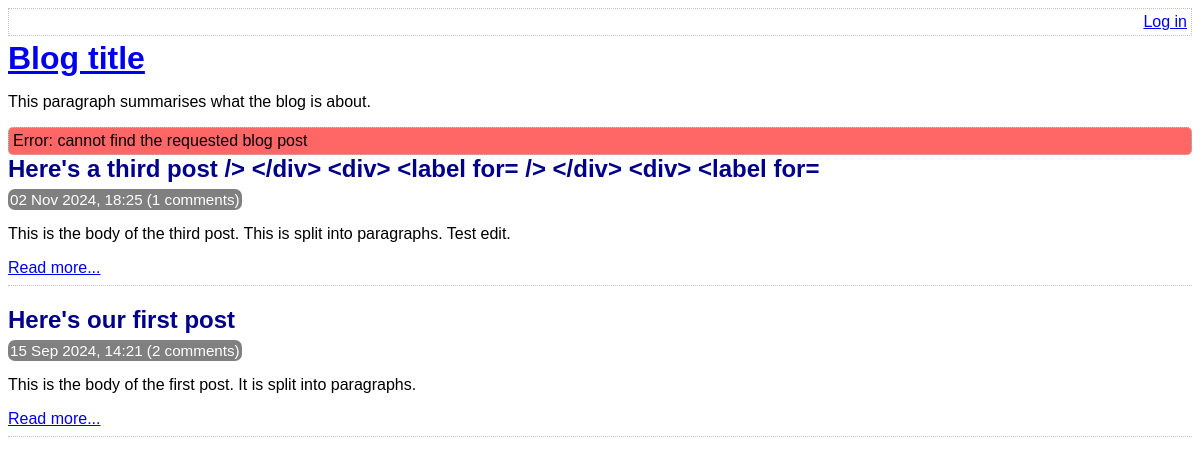
/index.php?not-found=1, run on the app's committed database.
### tables this page shows
CREATE TABLE post (
    id INTEGER PRIMARY KEY AUTOINCREMENT NOT NULL,
    title VARCHAR NOT NULL,
    body VARCHAR NOT NULL,
    user_id INTEGER NOT NULL,
    created_at VARCHAR NOT NULL,
    updated_at VARCHAR,
    FOREIGN KEY (user_id) REFERENCES user(id)
);

### lib/common.php (called while the page is built, shortened)
<?php
function htmlEscape($html)
{
    return htmlspecialchars($html, ENT_HTML5, 'UTF-8');
}
function convertSqlDate($sqlDate)
{
    $date = DateTime::createFromFormat('Y-m-d H:i:s', $sqlDate);
    return $date->format('d M Y, H:i');
}
function getAllPosts(PDO $pdo)
{
    $stmt = $pdo->query(
        'SELECT
            id, title, created_at, body
        FROM
            post
        ORDER BY
            created_at DESC'
    );
    return $stmt->fetchAll(PDO::FETCH_ASSOC);
}
function countCommentsForPost(PDO $pdo, $postId)
{
    $sql = "
        SELECT
            COUNT(*) c
        FROM
            comment
        WHERE
            post_id = :post_id
    ";
    $stmt = $pdo->prepare($sql);
    $stmt->execute(
        array('post_id' => $postId, )
    );
    return (int) $stmt->fetchColumn();
}

### index.php (the view, shortened to what this page needs)
<?php
require_once 'lib/common.php';
$pdo = getPDO();
$posts = getAllPosts($pdo);
$notFound = isset($_GET['not-found']);
?>
<!DOCTYPE html>
<html>
    <head>
        <?php require 'templates/head.php' ?>
    </head>
    <body>
        <?php require 'templates/title.php' ?>
        <?php if ($notFound): ?>
            <div class="error box">
                Error: cannot find the requested blog post
            </div>
        <?php endif ?>
        <div class="post-list">
            <?php foreach ($posts as $post): ?>
                <div class="post-synopsis">
                    <h2>
                        <?php echo htmlEscape($post['title']) ?>
                    </h2>
                    <div class="meta">
                        <?php echo convertSqlDate($post['created_at']) ?>
                        (<?php echo countCommentsForPost($pdo, $post['id']) ?> comments)
                    </div>
                    <p>
                        <?php echo htmlEscape($post['body']) ?>
                    </p>
                    <div class="post-controls">
                        <a
                            href="view-post.php?post_id=<?php echo $post['id'] ?>"
                        >Read more...</a>
                    </div>
                </div>
            <?php endforeach ?>
        </div>
    </body>
</html>

### assets/main.css (style rules this page uses)
.box { border: 1px dotted silver; border-radius: 5px; padding: 4px; }
.error { background-color: #ff6666; }
h1, h2, h3 { margin-top: 0; margin-bottom: 8px; }
body { font-family: sans-serif; }
.post-synopsis { padding-bottom: 8px; border-bottom: 1px dotted silver; margin-bottom: 20px; }
.post-synopsis h2, .post h2 { color: darkblue; }
.post .date, .post-synopsis .meta { color: white; background-color: grey; border-radius: 7px; padding: 2px; display: inline; font-size: 0.95em; }

### data on the page
post: title "Here's a third post /> </div> <div> <label for= /> </div> <div> <label for=", created_at "02 Nov 2024, 18:25", id "1", body "This is the body of the third post. This is split into paragraphs. Test edit."
post: title "Here's our first post", created_at "15 Sep 2024, 14:21", id "2", body "This is the body of the first post. It is split into paragraphs."
